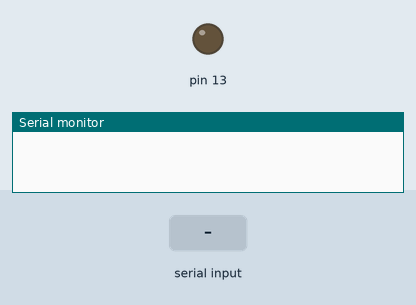
Simulated run of this sketch. Board: Arduino Uno, built with avr-gcc and run on an emulated ATmega328P. Parts: output pins drawn as LEDs (lit = HIGH), the last lines printed to the serial monitor. The inputs (shaded band) are chosen by the test bench.

Above: at 1.2 s.
1.3 s: "A\n" received over Serial
At 2.4 s:
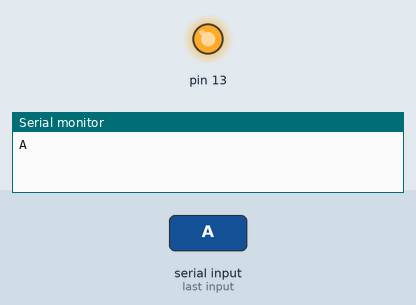
4.3 s: "a\n" received over Serial
At 5.93 s:
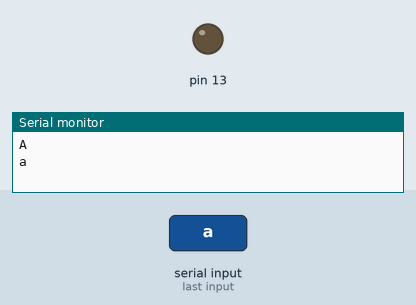
7.0 s: "B\n" received over Serial
Timing chart, 0 to 13.8 s (numbered marks = the images above; inputs shaded):
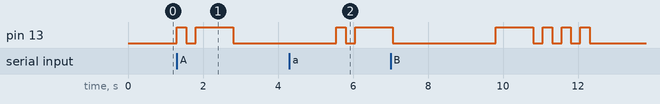

Measured:
- after the input at 1.3 s, pin 13: LOW → HIGH at once, → LOW 0.25 s later, → HIGH 0.25 s later, → LOW 1.0 s later
- after the input at 4.3 s, pin 13: LOW → HIGH after 1.3 s, → LOW 0.25 s later, → HIGH 0.25 s later

The sketch:

sketch_jul03a.ino
```cpp
#include <Morse.h>

Morse morse(13); //pinmode端口

/*String MORSE[26] = {
  ".-", "-...", "-.-.", "-..", ".", "..-.", "--.", "....", "..",
  ".---", "-.-", ".-..", "--", "-.", "---", ".--.", "--.-", ".-.",
  "...", "-", "..-", "...-", ".--", "-..-", "-.--", "--.."      A-Z的摩尔斯电码
  };
*/
void setup()
{
  Serial.begin(9600);//波特率
}

void loop()
{
  char str = '\0';  //串行数据存储

  if (Serial.available() > 0)
  {
    str = char(Serial.read());
    Serial.println(str);
    delay(2);
  }

  switch (str)
  {
    case 'A':
    case 'a':
      morse.dot();
      morse.dash();
      morse.c_space();
      break;
    case 'B':
    case 'b':
      morse.dash();
      morse.dot();
      morse.dot();
      morse.dot();
      morse.c_space();
      break;
    case 'C':
    case 'c':
      morse.dash();
      morse.dot();
      morse.dash();
      morse.dot();
      morse.c_space();
      break;
    case 'D':
    case 'd':
      morse.dash();
      morse.dot();
      morse.dot();
      morse.c_space();
      break;
    case 'F':
    case 'f':
      morse.dot();
      morse.dot();
      morse.dash();
      morse.dot();
      morse.c_space();
      break;
    case 'G':
    case 'g':
      morse.dash();
      morse.dash();
      morse.dot();
      morse.c_space();
      break;
    case 'H':
    case 'h':
      morse.dot();
      morse.dot();
      morse.dot();
      morse.dot();
      morse.c_space();
      break;
    case 'I':
    case 'i':
      morse.dot();
      morse.dot();
      morse.c_space();
      break;
    case 'J':
    case 'j':
      morse.dot();
      morse.dash();
      morse.dash();
      morse.dash();
      morse.c_space();
      break;
    case 'K':
    case 'k':
      morse.dash();
      morse.dot();
      morse.dash();
      morse.c_space();
      break;
    case 'L':
    case 'l':
      morse.dot();
      morse.dash();
      morse.dot();
      morse.dot();
      morse.c_space();
      break;
    case 'M':
    case 'm':
      morse.dash();
      morse.dash();
      morse.c_space();
      break;
    case 'N':
    case 'n':
      morse.dash();
      morse.dot();
      morse.c_space();
      break;
    case 'O':
    case 'o':
      morse.dash();
      morse.dash();
      morse.dash();
      morse.c_space();
      break;
    case 'P':
    case 'p':
      morse.dot();
      morse.dash();
      morse.dash();
      morse.dot();
      morse.c_space();
      break;
    case 'Q':
    case 'q':
      morse.dash();
      morse.dash();
      morse.dot();
      morse.dash();
      morse.c_space();
      break;
    case 'R':
    case 'r':
      morse.dot();
      morse.dash();
      morse.dot();
      morse.c_space();
      break;
    case 'S':
    case 's':
      morse.dot();
      morse.dot();
      morse.dot();
      morse.c_space();
      break;
    case 'T':
    case 't':
      morse.dash();
      morse.c_space();
      break;
    case 'U':
    case 'u':
      morse.dot();
      morse.dot();
      morse.dash();
      morse.c_space();
      break;
    case 'V':
    case 'v':
      morse.dot();
      morse.dot();
      morse.dot();
      morse.dash();
      morse.c_space();
      break;
    case 'W':
    case 'w':
      morse.dot();
      morse.dash();
      morse.dash();
      morse.c_space();
      break;
    case 'X':
    case 'x':
      morse.dash();
      morse.dot();
      morse.dot();
      morse.dash();
      morse.c_space();
      break;
    case 'Y':
    case 'y':
      morse.dash();
      morse.dot();
      morse.dash();
      morse.dash();
      morse.c_space();
      break;
    case 'Z':
    case 'z':
      morse.dash();
      morse.dash();
      morse.dot();
      morse.dot();
      morse.c_space();
      break;
    case ' ':
    case '\n':
    morse.w_space();
    break;
    default:
      break;
  }

}
```

Morse.cpp
```cpp
#include "Arduino.h"
#include "Morse.h"

Morse::Morse(int pin)
{
	pinMode(pin,OUTPUT);
	_pin=pin;
	_dottime=250;
}

void Morse::dot()
{
	digitalWrite(_pin,HIGH);
	delay(_dottime);
	digitalWrite(_pin,LOW);
	delay(_dottime);
}

void Morse::dash()
{
	digitalWrite(_pin,HIGH);
	delay(_dottime*4);
	digitalWrite(_pin,LOW);
	delay(_dottime);
}

void Morse::c_space()
{
	digitalWrite(_pin,LOW);
	delay(_dottime*3);
}

void Morse::w_space()
{
	digitalWrite(_pin,LOW);
	delay(_dottime*7);
}
```

Morse.h
```cpp
#ifndef _MORSE_H
#define _MORSE_H
class Morse
{
  public:
    Morse(int pin);
    void dot();
    void dash();
    void c_space();
    void w_space();
  private:
    int _pin;
    int _dottime;
};
#endif /*_MORSE_H*/
```
